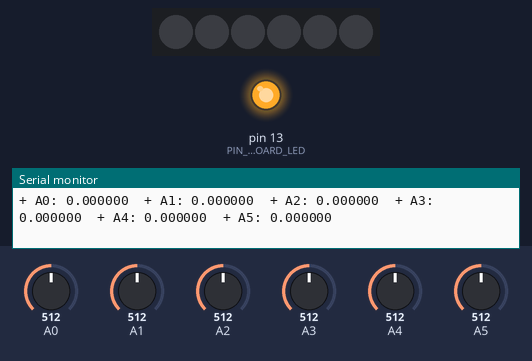
The sketch below on a simulated Teensy 4. On the bench: 6 RGB LEDs in strip order, left to right, output pins drawn as LEDs (lit = HIGH), the last lines printed to the serial monitor. Inputs (shaded band) come from the test bench; at power-on: A0 = 512, A1 = 512, A2 = 512, A3 = 512, A4 = 512, A5 = 512. Dim RGB values are drawn brighter than linear.

Above: at 3.2 s.
3.3 s: A0 set to 992
At 3.67 s:
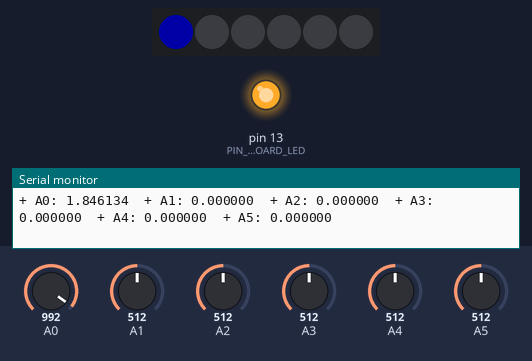
5.0 s: A1 set to 992
At 5.9 s:
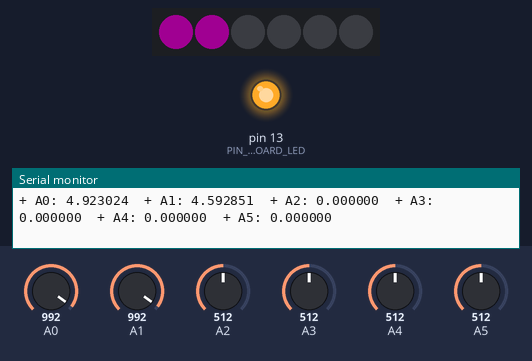
6.6 s: A2 set to 992
At 6.82 s:
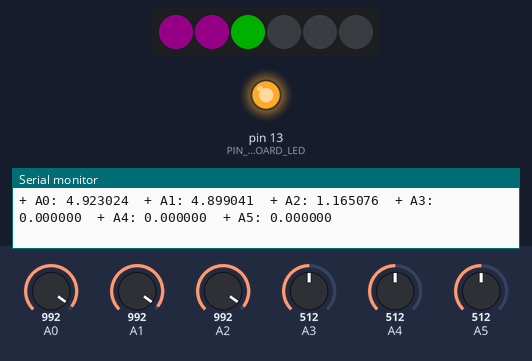
8.4 s: A3 set to 992
At 9.02 s:
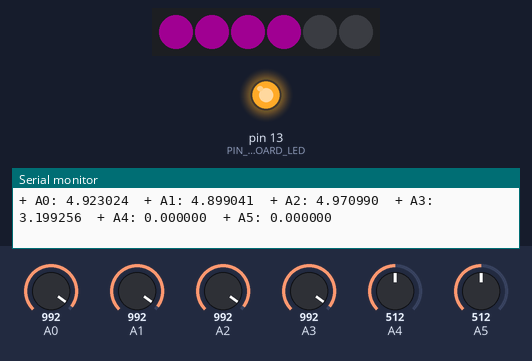
10.0 s: A4 set to 992
At 11.23 s:
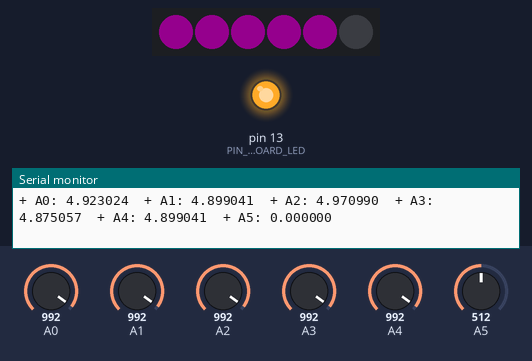
11.6 s: A5 set to 992
At 13.09 s:
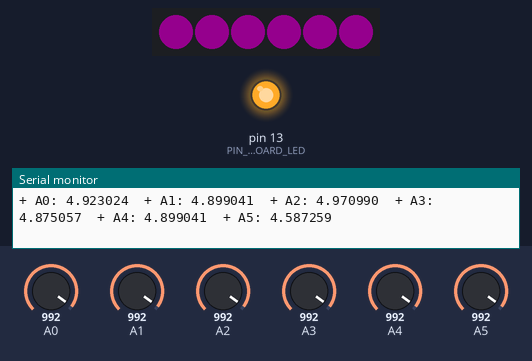
Timing chart, 0 to 15.1 s (numbered marks = the images above; inputs shaded):
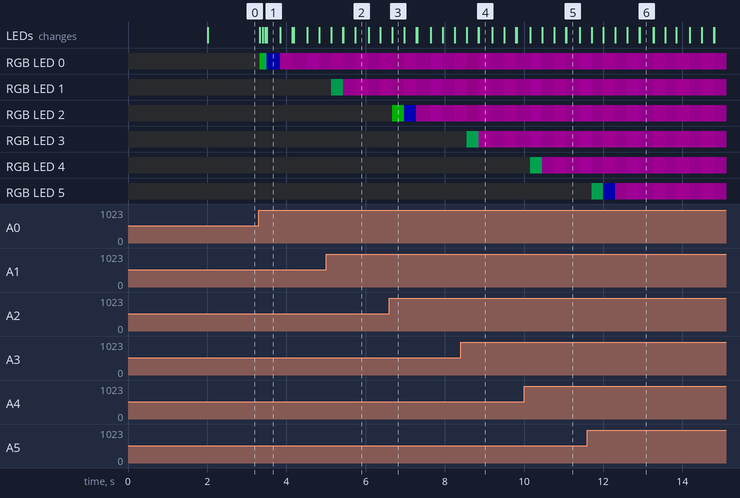

Measured:
- after the input at 3.3 s, the LEDs: first change at once (image 1 shows a later state)
- after the input at 5.0 s, the LEDs: first change after 0.13 s (image 2 shows a later state)
- after the input at 6.6 s, the LEDs: change after 0.08 s (image 3)
- after the input at 8.4 s, the LEDs: first change after 0.15 s (image 4 shows a later state)
- after the input at 10.0 s, the LEDs: first change after 0.16 s (image 5 shows a later state)
- after the input at 11.6 s, the LEDs: first change after 0.11 s (image 6 shows a later state)

The sketch:

powerbox.ino
```cpp
#include <stdint.h>
#include <FastLED.h>

#define MV_PER_AMP 136
// Sensors start at A0.
#define NUM_SENSORS 6
#define BUFFER_SIZE 64

#define PIN_ONBOARD_LED 13
#define PIN_NEOPIXEL 6
// One LED per sensor.
CRGB _leds[NUM_SENSORS];

//////////////////////////////////////////////////////
// Arduino
//////////////////////////////////////////////////////

void setup() {
  delay(2000);
  pinMode(PIN_ONBOARD_LED , OUTPUT);
  digitalWrite(PIN_ONBOARD_LED , HIGH);

  FastLED.addLeds<WS2811, PIN_NEOPIXEL, RGB>(_leds, NUM_SENSORS).setCorrection( TypicalLEDStrip );
  FastLED.setBrightness(64);

  fillBuffer();

  Serial.begin(9600);
}

void loop() {
  EVERY_N_MILLISECONDS(15) {
    fillBuffer();
  }

  EVERY_N_MILLISECONDS(15) {
    updateLEDs();
  }
}

//////////////////////////////////////////////////////
// ACS711 current sensor
//////////////////////////////////////////////////////

int _bufferFrame = 0;
double _buffer[NUM_SENSORS][BUFFER_SIZE] = { 0 };
double _sensorAmps[NUM_SENSORS] = { 0 };

void fillBuffer() {
  // Fill the buffer with a new reading.
  for (int sensor = 0; sensor < NUM_SENSORS; sensor++) {
    _buffer[sensor][_bufferFrame] = max(0.0, readACS711(sensor));
  }
  _bufferFrame += 1;
  if (_bufferFrame > BUFFER_SIZE - 1) { _bufferFrame = 0; }

  // Average the buffer and save it out.
  for (int sensor = 0; sensor < NUM_SENSORS; sensor++) {
    double total = 0;
    for (int frame = 0; frame < BUFFER_SIZE; frame++) {
       total += _buffer[sensor][frame];
    }
    _sensorAmps[sensor] = total / BUFFER_SIZE;
    Serial.printf("+ A%d: %f\t", sensor, _sensorAmps[sensor]);
  }
  Serial.println("");
}

double readACS711(int pin) {
  // USB handicaps
//  const int handicap[NUM_SENSORS] = { 0, 1, 3, -2, 0, -11 };
  // 12V handicaps
  const int handicap[NUM_SENSORS] = { -8, -9, -6, -10, -9, -22 };

  const double teensyVcc = 3.34;
  const double sensorVcc = 5.08; //5.08 12v //5.15 usb
  const double sensorZeroVcc = sensorVcc / 2.0;

  int raw = analogRead(pin);
  int withHandicap = raw + handicap[pin];
  double pinVcc= (withHandicap / 1024.0) * teensyVcc;
  double amperage = (pinVcc - sensorZeroVcc) * 1000 / MV_PER_AMP;
//  Serial.printf("\t raw: %d\t with_handi: %d\t pin: %f\t amperage: %f\n", raw, withHandicap, pinVcc, amperage);

  return amperage;
}

//////////////////////////////////////////////////////
// LEDs
//////////////////////////////////////////////////////

CRGBPalette16 _currentPallet[NUM_SENSORS];
unsigned long _nextLEDUpdateTime[NUM_SENSORS] = { 0 };

void updateLEDs() {
  const uint8_t minFrequency = 10;
  const uint8_t maxFrequency = 200;
  const uint8_t rangeFrequency = maxFrequency - minFrequency;
  // Just used for scaling the animation intensity.
  const float maxAmps = 3.0;

  for (int sensor = 0; sensor < NUM_SENSORS; sensor++) {
    // Get the current reading as a fraction between 0 amps and 5 amps.
    float amps = _sensorAmps[sensor];
    float ampFraction = amps / maxAmps;
//Serial.printf("* A%d: %f\t", sensor, ampFraction);

    // Anything below 150 mA we consider sensor noise.
    if (amps < 0.150) {
      _leds[sensor] = CRGB::Black;
      continue;
    }

    // Pick a hue based on amperage.
    uint8_t hue = 0;
    uint8_t vibrance = 255;
    uint8_t saturation = 255;
    uint8_t speedy = 0;
    if (amps < 0.5) {
      // Green
      hue = 96;
      saturation = 250;
      speedy = 40;
    } else if (amps < 1.0) {
      // Teal
      hue = 128;
      speedy = 56;
    } else if (amps < 2.0) {
      // Blue
      hue = 160;
      speedy = 80;
    } else {
      // Purple
      hue = 210;
      speedy = 96;
    }

    // For sparkle effect -- pick colors around the hue + vibrance around the vibrance.
//    hue = random(max(77, hue - 10), hue + 10);
//    hue = beatsin8(90, hue - 10, hue + 10);
//    vibrance = random(vibrance - 10, vibrance + 10);
//    saturation = random(saturation, 255);
    vibrance = beatsin8(speedy, 200, vibrance);
    _leds[sensor] = CHSV(hue, 255, vibrance);

    // Not enough time has passed to update this sensor.
//    unsigned long currentTime = millis();
//    if (currentTime < _nextLEDUpdateTime[sensor]) {
//      continue;
//    }

    // Schedule the next update based on our frequency.
//    float ampInterpolation =  minFrequency + (ampFraction * rangeFrequency);
//    int flickerFrequency = 1000 / ampInterpolation;
//    _nextLEDUpdateTime[sensor] = currentTime + flickerFrequency;
  }
//  Serial.println("");

  FastLED.show();
}
```
